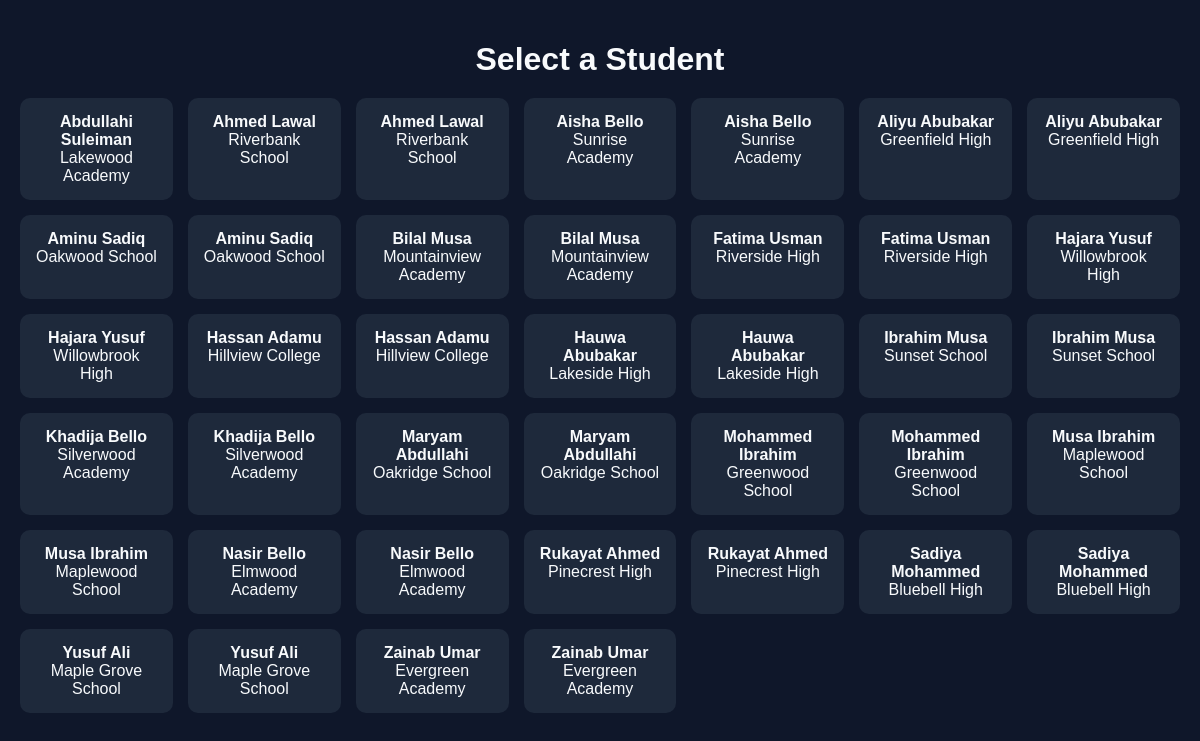
/select_student, run on an earlier commit of the app's database.
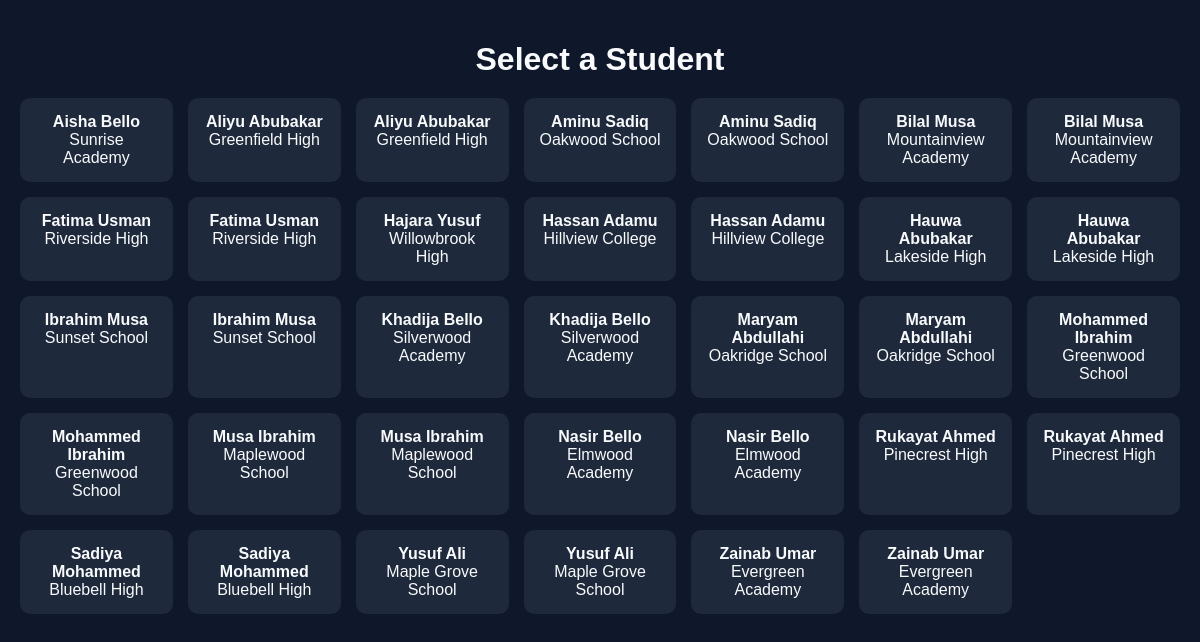
And on a later commit of the database.
### app.py (models this page shows)
class Student(db.Model):
    id = db.Column(db.Integer, primary_key=True)
    name = db.Column(db.String(200), nullable=False)
    school = db.Column(db.String(200), nullable=False)
    points = db.Column(db.Integer, nullable=False, default=0)

### app.py (the view)
@app.route("/select_student")
def select_student():
    students = Student.query.order_by(Student.name).all()
    return render_template("select_student.html", students=students)

### templates/select_student.html (shortened to what this page needs)
<!DOCTYPE html>
<html lang="en">
<head>
</head>
<body>
<h1>Select a Student</h1>
<div class="student-grid">
{% for student in students %}
    <div class="student-card" onclick="location.href='/choose_number/{{ student.id }}'">
        <strong>{{ student.name }}</strong><br>{{ student.school }}
    </div>
{% endfor %}
</div>
</body>
</html>

### templates/select_student.html (style rules this page uses)
body { font-family:sans-serif; background:#0f172a; color:#f8fafc; margin:0; padding:20px; }
h1 { text-align:center; margin-bottom:20px; }
.student-grid { display:grid; grid-template-columns:repeat(auto-fit,minmax(150px,1fr)); gap:15px; }
.student-card { background:#1e293b; padding:15px; border-radius:10px; cursor:pointer; text-align:center; transition:all 0.2s; }

What changed in the data, as far as the page shows it:
removed Student: name "Abdullahi Suleiman", school "Lakewood Academy"
removed Student: name "Ahmed Lawal", school "Riverbank School"
removed Student: name "Ahmed Lawal", school "Riverbank School"
removed Student: name "Aisha Bello", school "Sunrise Academy"
removed Student: name "Hajara Yusuf", school "Willowbrook High"
